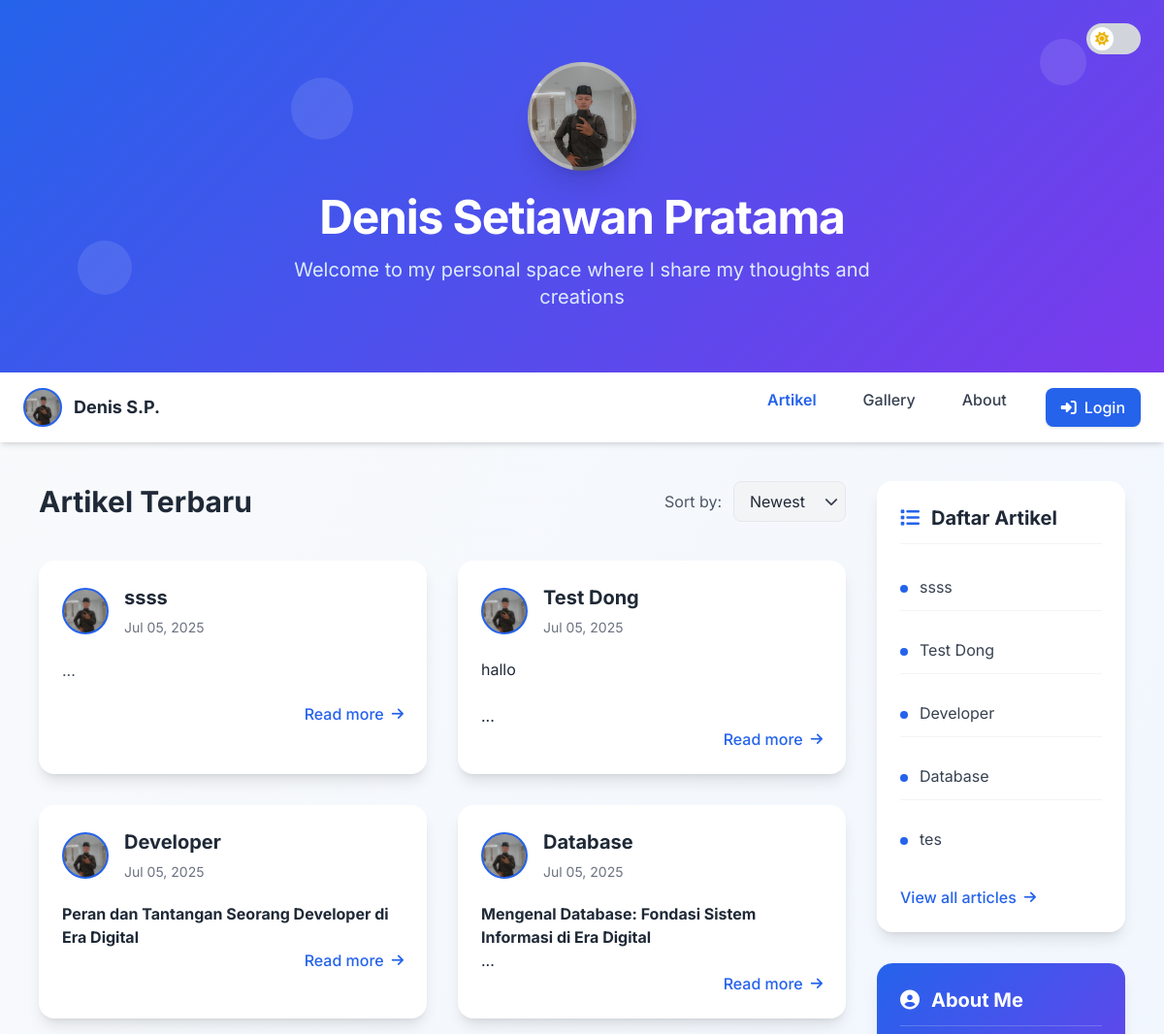
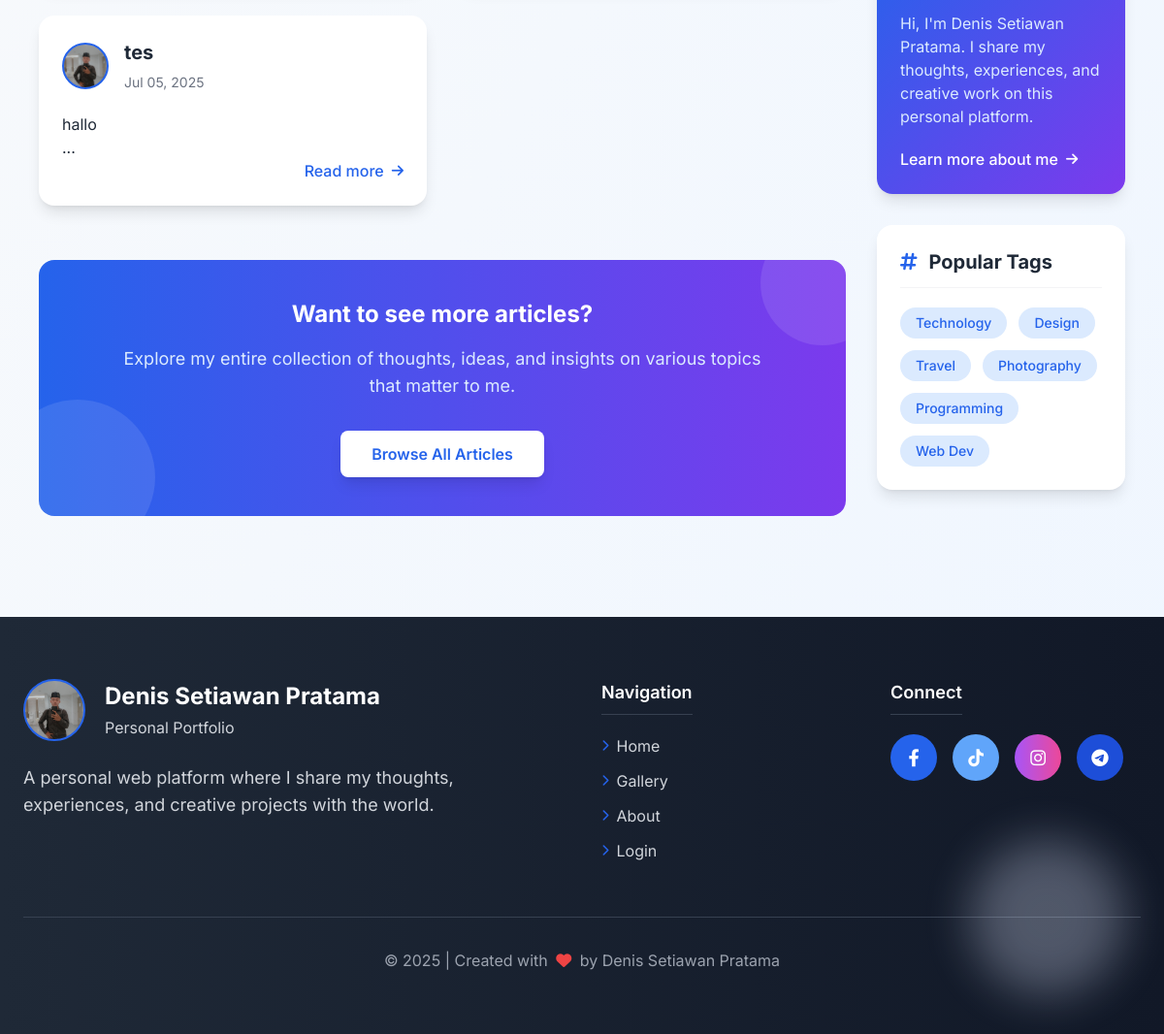
The page / on the database its author committed (2 pictures, top to bottom).
### tables this page shows
CREATE TABLE `tbl_artikel` (
  `id_artikel` int(11) NOT NULL,
  `nama_artikel` varchar(255) NOT NULL,
  `slug` varchar(255) DEFAULT NULL,
  `isi_artikel` text NOT NULL,
  `created_at` timestamp NOT NULL DEFAULT current_timestamp(),
  `views` int(11) DEFAULT 0,
  `author` varchar(100) NOT NULL
);

### index.php (the view, shortened to what this page needs)
<?php include "koneksi.php"; ?>
<!DOCTYPE html>
<html lang="en" class="transition-colors duration-300">
<head>
  <script src="https://cdn.tailwindcss.com"></script>
  <link rel="stylesheet" href="https://cdnjs.cloudflare.com/ajax/libs/font-awesome/6.4.0/css/all.min.css">
</head>
<body class="bg-gradient-to-br from-gray-50 to-blue-50 dark:from-gray-900 dark:to-gray-800 text-gray-800 dark:text-gray-200 min-h-screen">
  <div class="absolute top-6 right-6 z-20">
    <label for="darkToggle" class="relative inline-flex items-center cursor-pointer">
      <div class="w-14 h-8 bg-gray-300 dark:bg-gray-700 rounded-full transition-colors duration-300"></div>
      <div id="toggleCircle" class="absolute left-1 top-1 w-6 h-6 bg-white rounded-full flex items-center justify-center text-sm transition-transform duration-300 transform">
        <i class="fas fa-sun text-yellow-500"></i>
      </div>
    </label>
  </div>
  <div class="fixed top-10 left-10 w-32 h-32 bg-blue-100 dark:bg-blue-900/50 rounded-full opacity-30 blur-xl animate-float"></div>
  <div class="fixed bottom-10 right-10 w-40 h-40 bg-indigo-100 dark:bg-indigo-900/50 rounded-full opacity-30 blur-xl animate-float animation-delay-2000"></div>
  <header class="relative gradient-bg dark:gradient-bg-dark text-white py-16 px-6 text-center overflow-hidden">
    <div class="absolute top-0 left-0 w-full h-full opacity-10">
      <div class="absolute top-20 left-1/4 w-16 h-16 bg-white rounded-full"></div>
      <div class="absolute top-10 right-20 w-12 h-12 bg-white rounded-full"></div>
      <div class="absolute bottom-20 left-20 w-14 h-14 bg-white rounded-full"></div>
    </div>
    <div class="relative max-w-4xl mx-auto animate-fade-in">
      <div class="flex justify-center mb-6">
        <div class="profile-photo w-28 h-28 rounded-full border-4 border-white/30 shadow-xl"></div>
      </div>
      <h1 class="text-4xl md:text-5xl font-bold mb-4 tracking-tight">
        Denis Setiawan Pratama
      </h1>
      <p class="text-xl text-blue-100 max-w-2xl mx-auto">
        Welcome to my personal space where I share my thoughts and creations
      </p>
    </div>
  </header>
  <nav class="sticky top-0 z-10 bg-white dark:bg-gray-800 shadow-md py-4 px-6">
    <div class="max-w-6xl mx-auto flex flex-col md:flex-row justify-between items-center">
      <div class="flex items-center mb-4 md:mb-0">
        <div class="profile-photo w-10 h-10 rounded-full border-2 border-primary dark:border-primary mr-3"></div>
        <span class="font-bold text-lg dark:text-white">Denis S.P.</span>
      </div>
      <ul class="flex flex-wrap justify-center gap-6 md:gap-8 font-medium">
        <li>
          <a href="index.php" class="nav-link relative text-primary dark:text-blue-400 font-semibold px-2 py-1">
            Artikel
          </a>
        </li>
        <li>
          <a href="gallery.php" class="nav-link relative text-gray-700 dark:text-gray-300 hover:text-primary dark:hover:text-blue-400 transition px-2 py-1">
            Gallery
          </a>
        </li>
        <li>
          <a href="about.php" class="nav-link relative text-gray-700 dark:text-gray-300 hover:text-primary dark:hover:text-blue-400 transition px-2 py-1">
            About
          </a>
        </li>
        <li>
          <a href="auth/login.php" class="flex items-center px-4 py-2 bg-primary dark:bg-primary-dark text-white rounded-lg hover:bg-primary-dark dark:hover:bg-primary transition-all shadow hover:shadow-lg">
            <i class="fas fa-sign-in-alt mr-2"></i> Login
          </a>
        </li>
      </ul>
    </div>
  </nav>
  <main class="max-w-6xl mx-auto px-4 py-10 grid grid-cols-1 lg:grid-cols-4 gap-8">
    <div class="lg:col-span-3">
      <div class="flex flex-col md:flex-row justify-between items-start md:items-center mb-10 animate-fade-in">
        <h2 class="text-3xl font-bold text-gray-800 dark:text-white mb-4 md:mb-0">
          Artikel Terbaru
        </h2>
        <div class="flex items-center">
          <span class="mr-3 text-gray-600 dark:text-gray-400">Sort by:</span>
          <div class="relative">
            <select class="bg-gray-100 dark:bg-gray-700 border border-gray-200 dark:border-gray-600 rounded-lg pl-4 pr-10 py-2 focus:outline-none focus:ring-2 focus:ring-primary text-gray-800 dark:text-white appearance-none">
              <option>Newest</option>
            </select>
            <div class="pointer-events-none absolute inset-y-0 right-0 flex items-center px-2 text-gray-700 dark:text-gray-300">
            </div>
          </div>
        </div>
      </div>
      <div class="grid grid-cols-1 md:grid-cols-2 gap-8">
        <?php
        $sql = "SELECT * FROM tbl_artikel ORDER BY id_artikel DESC LIMIT 6";
        $query = mysqli_query($db, $sql);
        while ($data = mysqli_fetch_array($query)) {
          $excerpt = substr($data['isi_artikel'], 0, 150) . '...';
          echo "<div class='article-card bg-white dark:bg-gray-800 rounded-2xl shadow-lg overflow-hidden hover:shadow-xl transition-all duration-300'>";
          echo "<div class='p-6'>";
          echo "<div class='flex items-center mb-5'>";
          echo "<div class='profile-photo w-12 h-12 rounded-full border-2 border-primary dark:border-primary mr-4'></div>";
          echo "<div>";
          echo "<h3 class='text-xl font-bold text-gray-800 dark:text-white mb-1'>" . htmlspecialchars($data['nama_artikel']) . "</h3>";
          echo "<span class='text-sm text-gray-500 dark:text-gray-400'>" . date('M d, Y', strtotime($data['tgl_artikel'] ?? 'now')) . "</span>";
          echo "</div>";
          echo "</div>";
          echo "<p class='text-gray-600 dark:text-gray-300 mb-5 leading-relaxed'>$excerpt</p>";
          echo "<div class='flex justify-end'>";
          echo "<a href='view_artikel.php' class='text-primary dark:text-blue-400 hover:text-primary-dark dark:hover:text-blue-300 font-medium flex items-center group'>";
          echo "Read more <i class='fas fa-arrow-right ml-2 text-sm transform group-hover:translate-x-1 transition-transform'></i>";
          echo "</a>";
          echo "</div>";
          echo "</div>";
          echo "</div>";
        }
        ?>
      </div>
      <div class="mt-14 bg-gradient-to-r from-primary to-secondary dark:from-primary-dark dark:to-secondary-dark rounded-2xl p-10 text-center animate-fade-in overflow-hidden relative">
        <div class="absolute -top-10 -right-10 w-32 h-32 bg-white/10 rounded-full"></div>
        <div class="absolute -bottom-10 -left-10 w-40 h-40 bg-white/10 rounded-full"></div>
        <div class="relative z-10">
          <h3 class="text-2xl font-bold text-white mb-4">Want to see more articles?</h3>
          <p class="text-blue-100 dark:text-blue-200 mb-8 max-w-2xl mx-auto text-lg">
            Explore my entire collection of thoughts, ideas, and insights on various topics that matter to me.
          </p>
          <a href="#" class="inline-block bg-white text-primary font-semibold px-8 py-3 rounded-lg hover:bg-gray-50 transition-all shadow-lg transform hover:-translate-y-1">
            Browse All Articles
          </a>
        </div>
      </div>
    </div>
    <aside class="animate-fade-in space-y-8">
      <div class="bg-white dark:bg-gray-800 rounded-2xl shadow-lg p-6">
        <h2 class="text-xl font-bold text-gray-800 dark:text-white mb-5 flex items-center pb-3 border-b border-gray-100 dark:border-gray-700">
          <i class="fas fa-list mr-3 text-primary dark:text-blue-400"></i> Daftar Artikel
        </h2>
        <ul class="space-y-4">
          <?php
          $sql = "SELECT * FROM tbl_artikel ORDER BY id_artikel DESC LIMIT 8";
          $query = mysqli_query($db, $sql);
          while ($data = mysqli_fetch_array($query)) {
            echo "<li class='flex items-start py-3 border-b border-gray-100 dark:border-gray-700 last:border-0 group'>";
            echo "<div class='w-2 h-2 rounded-full bg-primary dark:bg-blue-400 mt-2.5 mr-3 flex-shrink-0'></div>";
            echo "<a href='#' class='text-gray-700 dark:text-gray-300 hover:text-primary dark:hover:text-blue-400 transition flex-1 group-hover:translate-x-1 transition-transform'>" . htmlspecialchars($data['nama_artikel']) . "</a>";
            echo "</li>";
          }
          ?>
        </ul>
        <a href="#" class="mt-6 inline-flex items-center text-primary dark:text-blue-400 hover:text-primary-dark dark:hover:text-blue-300 font-medium group">
          View all articles
          <i class="fas fa-arrow-right ml-2 text-sm transform group-hover:translate-x-1 transition-transform"></i>
        </a>
      </div>
      <div class="bg-gradient-to-br from-primary to-secondary dark:from-primary-dark dark:to-secondary-dark rounded-2xl shadow-lg p-6 text-white">
        <div class="flex items-center mb-5 pb-3 border-b border-white/20">
          <i class="fas fa-user-circle text-xl mr-3"></i>
          <h2 class="text-xl font-bold">About Me</h2>
        </div>
        <p class="mb-5 text-blue-100">
          Hi, I'm Denis Setiawan Pratama. I share my thoughts, experiences, and creative work on this personal platform.
        </p>
        <a href="about.php" class="inline-flex items-center text-white font-medium hover:underline group">
          Learn more about me
          <i class="fas fa-arrow-right ml-2 text-sm transform group-hover:translate-x-1 transition-transform"></i>
        </a>
      </div>
      <div class="bg-white dark:bg-gray-800 rounded-2xl shadow-lg p-6">
        <h2 class="text-xl font-bold text-gray-800 dark:text-white mb-5 flex items-center pb-3 border-b border-gray-100 dark:border-gray-700">
          <i class="fas fa-hashtag mr-3 text-primary dark:text-blue-400"></i> Popular Tags
        </h2>
        <div class="flex flex-wrap gap-3">
          <span class="tag bg-blue-100 dark:bg-blue-900/50 text-primary dark:text-blue-300 px-4 py-1.5 rounded-full text-sm font-medium hover:shadow-md">Technology</span>
          <span class="tag bg-blue-100 dark:bg-blue-900/50 text-primary dark:text-blue-300 px-4 py-1.5 rounded-full text-sm font-medium hover:shadow-md">Design</span>
          <span class="tag bg-blue-100 dark:bg-blue-900/50 text-primary dark:text-blue-300 px-4 py-1.5 rounded-full text-sm font-medium hover:shadow-md">Travel</span>
          <span class="tag bg-blue-100 dark:bg-blue-900/50 text-primary dark:text-blue-300 px-4 py-1.5 rounded-full text-sm font-medium hover:shadow-md">Photography</span>
          <span class="tag bg-blue-100 dark:bg-blue-900/50 text-primary dark:text-blue-300 px-4 py-1.5 rounded-full text-sm font-medium hover:shadow-md">Programming</span>
          <span class="tag bg-blue-100 dark:bg-blue-900/50 text-primary dark:text-blue-300 px-4 py-1.5 rounded-full text-sm font-medium hover:shadow-md">Web Dev</span>
        </div>
      </div>
    </aside>
  </main>
  <footer class="bg-gradient-to-r from-gray-800 to-gray-900 dark:from-gray-900 dark:to-gray-950 text-white py-16 px-6 mt-16">
    <div class="max-w-6xl mx-auto grid grid-cols-1 md:grid-cols-4 gap-10">
      <div class="md:col-span-2">
        <div class="flex items-center mb-6">
          <div class="profile-photo w-16 h-16 rounded-full border-2 border-primary mr-5"></div>
          <div>
            <h3 class="text-2xl font-bold">Denis Setiawan Pratama</h3>
            <p class="text-gray-300 mt-1">Personal Portfolio</p>
          </div>
        </div>
        <p class="text-gray-300 max-w-md text-lg">
          A personal web platform where I share my thoughts, experiences, and creative projects with the world.
        </p>
      </div>
      <div>
        <h4 class="font-semibold text-lg mb-5 pb-2 border-b border-gray-700 w-max">Navigation</h4>
        <ul class="space-y-3">
          <li><a href="index.php" class="text-gray-300 hover:text-white transition flex items-center group">
            <i class="fas fa-chevron-right text-xs mr-2 text-primary group-hover:translate-x-1 transition-transform"></i> Home
          </a></li>
          <li><a href="gallery.php" class="text-gray-300 hover:text-white transition flex items-center group">
            <i class="fas fa-chevron-right text-xs mr-2 text-primary group-hover:translate-x-1 transition-transform"></i> Gallery
          </a></li>
          <li><a href="about.php" class="text-gray-300 hover:text-white transition flex items-center group">
            <i class="fas fa-chevron-right text-xs mr-2 text-primary group-hover:translate-x-1 transition-transform"></i> About
          </a></li>
          <li><a href="admin/login.php" class="text-gray-300 hover:text-white transition flex items-center group">
            <i class="fas fa-chevron-right text-xs mr-2 text-primary group-hover:translate-x-1 transition-transform"></i> Login
          </a></li>
        </ul>
      </div>
      <div>
        <h4 class="font-semibold text-lg mb-5 pb-2 border-b border-gray-700 w-max">Connect</h4>
        <div class="flex space-x-4">
          <a href="https://www.facebook.com/profile.php?id=61558729195529" target="_blank" rel="noopener noreferrer" class="w-12 h-12 rounded-full bg-primary flex items-center justify-center hover:bg-primary-dark transition transform hover:-translate-y-1">
  <i class="fab fa-facebook-f text-lg"></i>
</a>
         <a href="https://www.tiktok.com/@denssetiawan26?_t=ZS-8xkkdeN3VQo&_r=1" target="_blank" rel="noopener noreferrer" class="w-12 h-12 rounded-full bg-blue-400 flex items-center justify-center hover:bg-blue-500 transition transform hover:-translate-y-1">
  <i class="fab fa-tiktok text-lg"></i>
</a>
          <a href="https://www.instagram.com/_denssetiawan?igsh=dHp3bmFuam00MDBz&utm_source=qr" target="_blank" rel="noopener noreferrer" class="w-12 h-12 rounded-full bg-gradient-to-r from-purple-500 to-pink-500 flex items-center justify-center hover:from-purple-600 hover:to-pink-600 transition transform hover:-translate-y-1">
  <i class="fab fa-instagram text-lg"></i>
</a>
        <a href="https://t.me/abahdens" target="_blank" rel="noopener noreferrer"
  class="w-12 h-12 rounded-full bg-blue-700 flex items-center justify-center hover:bg-blue-800 transition transform hover:-translate-y-1">
  <i class="fab fa-telegram text-lg"></i>
</a>
        </div>
      </div>
    </div>
    <div class="max-w-6xl mx-auto border-t border-gray-700 mt-14 pt-8 text-center text-gray-400">
      <p>&copy; <?php echo date('Y'); ?> | Created with <i class="fas fa-heart text-red-500 mx-1"></i> by Denis Setiawan Pratama</p>
    </div>
  </footer>
</body>
</html>

### index.php (style rules this page uses)
body { font-family: 'Inter', -apple-system, BlinkMacSystemFont, 'Segoe UI', Roboto, sans-serif; transition: background-color 0.3s ease; }
.article-card { transition: all 0.3s ease; }
.nav-link::after { content: ''; position: absolute; bottom: -2px; left: 0; width: 0; height: 2px; background: linear-gradient(90deg, #60a5fa, #3b82f6); transition: width 0.3s ease; }
.profile-photo { background-image: url('pp/pp.jpg'); background-size: cover; background-position: center; }
.gradient-bg { background: linear-gradient(135deg, #2563eb 0%, #7c3aed 100%); }
.tag { transition: all 0.2s ease; }

### rows shown on the page
tbl_artikel: nama_artikel "ssss", tgl_artikel "Jul 05, 2025", isi_artikel "..."
tbl_artikel: nama_artikel "Test Dong", tgl_artikel "Jul 05, 2025", isi_artikel "hallo ..."
tbl_artikel: nama_artikel "Developer", tgl_artikel "Jul 05, 2025", isi_artikel "Peran dan Tantangan Seorang Developer di Era Digital"
tbl_artikel: nama_artikel "Database", tgl_artikel "Jul 05, 2025", isi_artikel "Mengenal Database: Fondasi Sistem Informasi di Era Digital ..."
tbl_artikel: nama_artikel "tes", tgl_artikel "Jul 05, 2025", isi_artikel "hallo ..."
